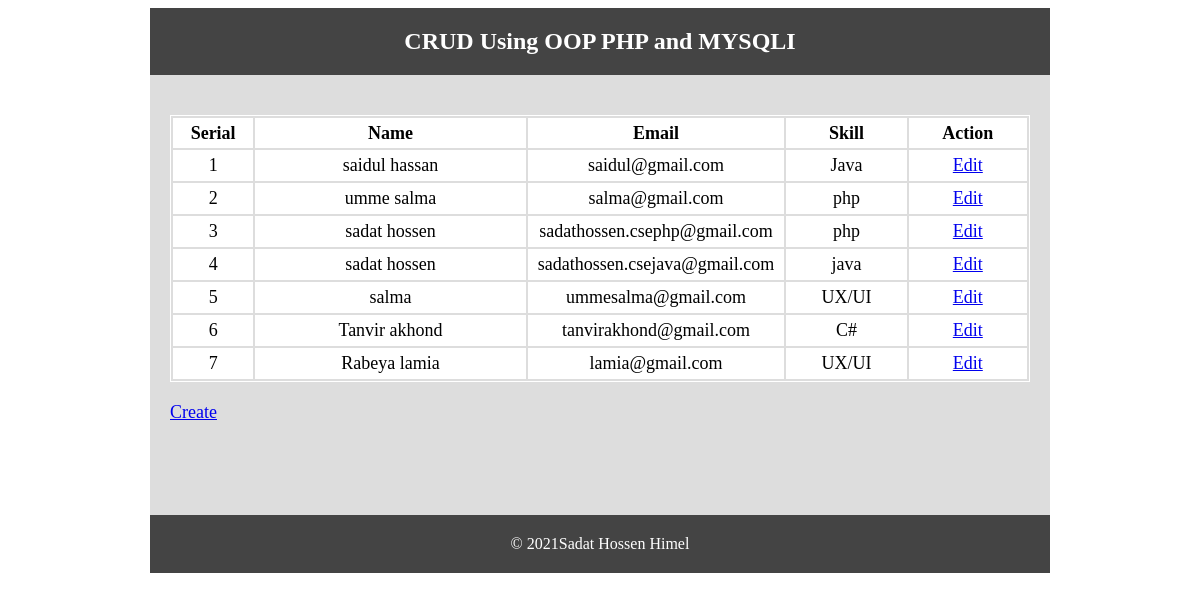
The page / on the database its author committed.
### tables this page shows
CREATE TABLE `tbl_user` (
  `id` int(11) NOT NULL,
  `name` varchar(255) NOT NULL,
  `email` varchar(255) NOT NULL,
  `skill` varchar(255) NOT NULL
);

### Database.php (called while the page is built, shortened)
<?php
class Database{
    public $host    = DB_HOST;
    public $user    = DB_USER;
    public $pass    = DB_PASS;
    public $dbname  = DB_NAME;
    public $link;
    private function connectDB() {
         $this->link = new mysqli($this->host,$this->user,$this->pass,$this->dbname);
    }
public function select($query) {
    $result = $this->link->query($query) or die ( $this->link->error.__LINE__);
    if ($result->num_rows > 0) {
        return $result;
    }else {
        return false;
    }
}
}

### index.php (the view, shortened to what this page needs)
<?php
    include 'inc/header.php';
    include 'Database.php';
?>
<?php
    $db     = new Database();
    $query  = "SELECT * FROM tbl_user";
    $read   = $db->select($query);
?>
<table class="tblone">
    <tr>
        <th width="10%">Serial</th>
        <th width="35%">Name</th>
        <th width="25%">Email</th>
        <th width="15%">Skill</th>
        <th width="15%">Action</th>
    </tr>
    <?php if ($read) { ?>
        <?php
            $i=1;
            while ($row = $read->fetch_assoc()) {
        ?>
    <tr>
        <td><?php echo $i++ ?></td>
        <td><?php echo $row['name']; ?></td>
        <td><?php echo $row['email']; ?></td>
        <td><?php echo $row['skill']; ?></td>
        <td><a href="Update.php?id=<?php echo urldecode($row['id']); ?>">Edit</a></td>
    </tr>
        <?php } ?>
    <?php }else { ?>
        <p>Data is not available !!</p>
        <?php } ?>
</table>
    <a href="Create.php">Create</a>
<?php include 'inc/footer.php'; ?>

### inc/header.php (shortened to what this page needs)
<!DOCTYPE html>
<html lang="en">
<head>
</head>
<body>
    <div class="phpcoding">
        <section class="headeroption">
            <h2><?php echo "CRUD Using OOP PHP and MYSQLI"; ?> </h2>
        </section>
    <section class="maincontent">

### inc/footer.php (shortened to what this page needs)
</section>
        <section class="footeroption">
            <p>&copy; <?Php echo date("Y"); ?>Sadat Hossen Himel</p>
        </section>
    </div>
</body>
</html>

### rows shown on the page
tbl_user: name "saidul hassan", email "saidul@gmail.com", skill "Java"
tbl_user: name "umme salma", email "salma@gmail.com", skill "php"
tbl_user: name "sadat hossen", email "sadathossen.csephp@gmail.com", skill "php"
tbl_user: name "sadat hossen", email "sadathossen.csejava@gmail.com", skill "java"
tbl_user: name "salma", email "ummesalma@gmail.com", skill "UX/UI"
tbl_user: name "Tanvir akhond", email "tanvirakhond@gmail.com", skill "C#"
tbl_user: name "Rabeya lamia", email "lamia@gmail.com", skill "UX/UI"
